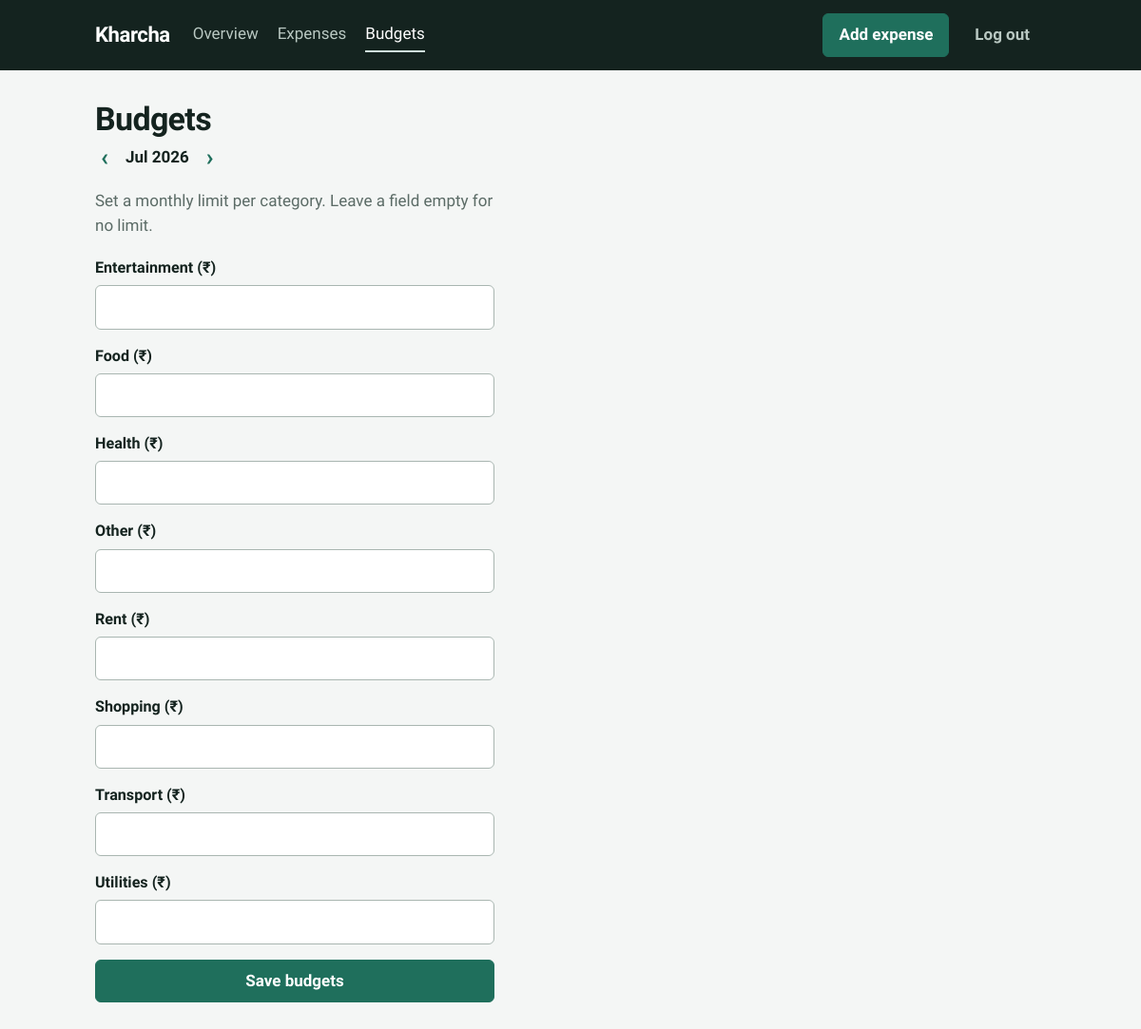
/budgets?month=2026-07 (signed in), run on the app's committed database.
### expense_tracker/models.py (models this page shows)
class Category(db.Model):
    __tablename__ = "categories"
    __table_args__ = (db.UniqueConstraint("user_id", "name", name="uq_category_user_name"),)
    id = db.Column(db.Integer, primary_key=True)
    user_id = db.Column(db.Integer, db.ForeignKey("users.id"), nullable=False)
    name = db.Column(db.String(40), nullable=False)

### expense_tracker/main.py (the view, shortened to what this page needs)
@bp.route("/budgets", methods=["GET", "POST"])
@login_required
def budgets():
    month = parse_month(request.values.get("month")) or current_month()
    categories = _categories()
    status = 200
    posted = None
    existing = {
        b.category_id: b
        for b in db.session.scalars(db.select(Budget).where(Budget.user_id == current_user.id, Budget.month == month))
    }
    return render_template(
        "budgets.html", month=month, prev_month=shift_month(month, -1), next_month=shift_month(month, 1),
        categories=categories, existing=existing, posted=posted, paise_to_str=paise_to_str,
    ), status

### expense_tracker/main.py (called while the page is built)
def _categories():
    stmt = db.select(Category).where(Category.user_id == current_user.id).order_by(Category.name)
    return db.session.scalars(stmt).all()

### expense_tracker/utils.py (called while the page is built)
def parse_month(value):
    try:
        return datetime.strptime(value or "", "%Y-%m").strftime("%Y-%m")
    except ValueError:
        return None

def shift_month(month, delta):
    year, mon = map(int, month.split("-"))
    index = year * 12 + (mon - 1) + delta
    return f"{index // 12:04d}-{index % 12 + 1:02d}"

def month_label(month, short=False):
    return datetime.strptime(month, "%Y-%m").strftime("%b" if short else "%b %Y")

def get_csrf_token():
    if "csrf_token" not in session:
        session["csrf_token"] = secrets.token_urlsafe(32)
    return session["csrf_token"]

### expense_tracker/templates/budgets.html (shortened to what this page needs)
{% extends "base.html" %}
{% block content %}
<section class="auth">
  <h1>Budgets</h1>
  <div class="month-switch">
    <a href="{{ url_for('main.budgets', month=prev_month) }}" aria-label="Previous month">&lsaquo;</a>
    <span>{{ month|month_label }}</span>
    <a href="{{ url_for('main.budgets', month=next_month) }}" aria-label="Next month">&rsaquo;</a>
  </div>
  <p class="muted">Set a monthly limit per category. Leave a field empty for no limit.</p>
  <form method="post" class="stack">
    {% for c in categories %}
    <label>{{ c.name }} (₹)
      <input type="text" inputmode="decimal" name="limit_{{ c.id }}"
             value="{{ posted.get('limit_' ~ c.id, '') if posted else (paise_to_str(existing[c.id].limit_paise) if c.id in existing else '') }}">
    </label>
    {% endfor %}
    <button class="btn btn-primary" type="submit">Save budgets</button>
  </form>
</section>
{% endblock %}

### expense_tracker/static/style.css (style rules this page uses)
:root { --paper: #F4F6F5; --surface: #FFFFFF; --ink: #14231F; --muted: #5B6B66; --line: #D3DBD7; --green: #1F6F5C; --green-soft: #CFE3DC; --amber: #B7791F; --red: #B3372B; --radius: 6px; }
* { box-sizing: border-box; }
html { font-size: 17px; }
body { margin: 0; background: var(--paper); color: var(--ink); font-family: "Bricolage Grotesque", system-ui, -apple-system, "Segoe UI", Roboto, sans-serif; line-height: 1.5; font-variant-numeric: tabular-nums; }
h1 { font-size: 2rem; line-height: 1.15; margin: 32px 0 8px; font-weight: 800; letter-spacing: -0.02em; }
a { color: var(--green); text-underline-offset: 3px; }
.muted { color: var(--muted); }
.btn { font: inherit; font-weight: 600; cursor: pointer; text-decoration: none; display: inline-block; padding: 9px 16px; border-radius: var(--radius); border: 1px solid var(--line); background: var(--surface); color: var(--ink); }
.btn-primary { background: var(--green); border-color: var(--green); color: #fff; }
.auth { max-width: 420px; }
.stack { display: flex; flex-direction: column; gap: 16px; margin: 20px 0; }
label { display: flex; flex-direction: column; gap: 6px; font-weight: 600; font-size: 0.95rem; }
input, select { font: inherit; padding: 10px 12px; border: 1px solid #A9B6B1; border-radius: var(--radius); background: var(--surface); color: var(--ink); font-weight: 400; }
.month-switch { display: inline-flex; align-items: center; gap: 12px; font-weight: 600; margin-bottom: 4px; }
.month-switch a, .month-switch .disabled { font-size: 1.5rem; line-height: 1; text-decoration: none; padding: 0 6px; }
section { margin-top: 32px; }

### data on the page
Category: name "Entertainment"
Category: name "Food"
Category: name "Health"
Category: name "Other"
Category: name "Rent"
Category: name "Shopping"
Category: name "Transport"
Category: name "Utilities"

### other printed values
{{ month|month_label }} "Jul 2026"
